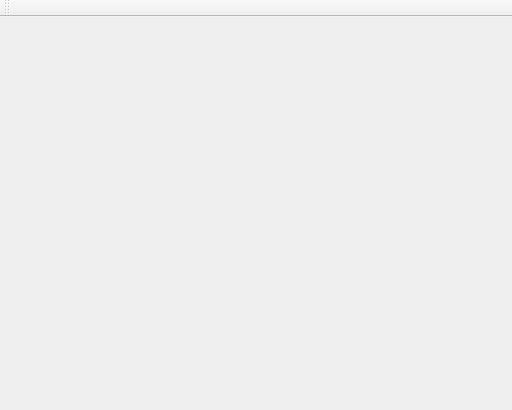
<?xml version="1.0" encoding="UTF-8"?>
<ui version="4.0">
 <class>MainWindow</class>
 <widget class="QMainWindow" name="MainWindow">
  <property name="geometry">
   <rect>
    <x>0</x>
    <y>0</y>
    <width>512</width>
    <height>410</height>
   </rect>
  </property>
  <property name="windowTitle">
   <string notr="true">DivvyDroid</string>
  </property>
  <property name="windowIcon">
   <iconset resource="../res/divvydroid.qrc">
    <normaloff>:/icons/android-debug-bridge.svg</normaloff>:/icons/android-debug-bridge.svg</iconset>
  </property>
  <widget class="QWidget" name="centralWidget">
   <layout class="QHBoxLayout" name="horizontalLayout_2">
    <property name="spacing">
     <number>0</number>
    </property>
    <property name="leftMargin">
     <number>6</number>
    </property>
    <property name="topMargin">
     <number>6</number>
    </property>
    <property name="rightMargin">
     <number>6</number>
    </property>
    <property name="bottomMargin">
     <number>6</number>
    </property>
   </layout>
  </widget>
  <widget class="QToolBar" name="toolBar">
   <property name="windowTitle">
    <string>toolBar</string>
   </property>
   <attribute name="toolBarArea">
    <enum>TopToolBarArea</enum>
   </attribute>
   <attribute name="toolBarBreak">
    <bool>false</bool>
   </attribute>
  </widget>
 </widget>
 <layoutdefault spacing="6" margin="11"/>
 <resources>
  <include location="../res/divvydroid.qrc"/>
 </resources>
 <connections/>
</ui>
